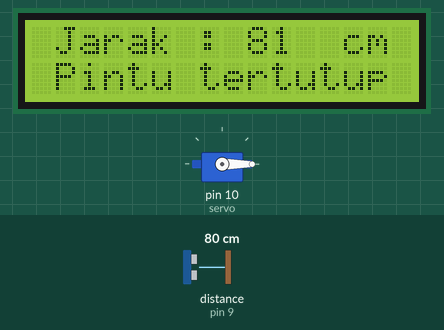
Recording of a sketch running on a simulated Arduino Uno, built with avr-gcc and run on an emulated ATmega328P. Parts: servo, 16×2 character LCD. The inputs (shaded band) are chosen by the test bench; at power-on: distance to the obstacle (sensor on pin 9) 80 cm. The echo pulse lasts 58.3 µs per cm; what the sketch prints to the serial monitor is not drawn.

Above: at 1.2 s.
1.3 s: distance to the obstacle (sensor on pin 9) set to 5 cm
At 2.9 s:
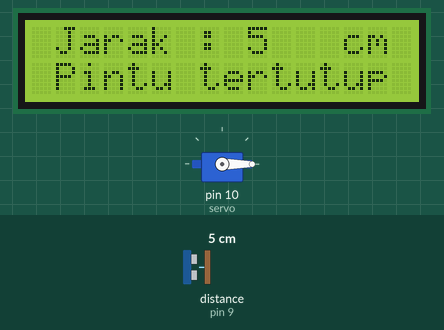
5.4 s: distance to the obstacle (sensor on pin 9) set to 2 cm
At 7.1 s:
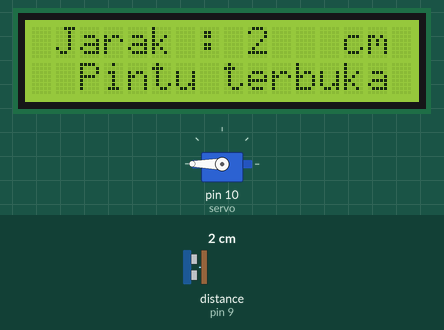
9.5 s: distance to the obstacle (sensor on pin 9) set to 4 cm
At 10.8 s:
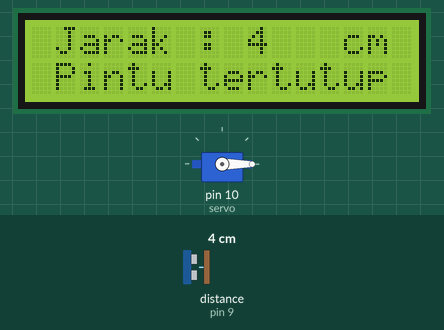
Timing chart, 0 to 12.5 s (numbered marks = the images above; inputs shaded):
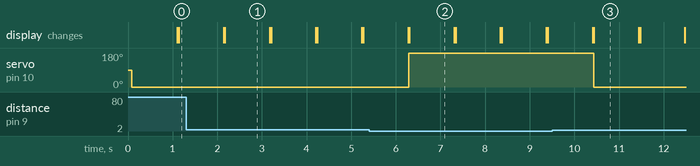

Measured:
- the behaviour switches between 4 and 3 cm on distance to the obstacle (sensor on pin 9) (found by bisection; images 1 and 2)
- after the input at 1.3 s, the display: first differs from a run without the input after 0.87 s (image 1)
- after the input at 5.4 s, servo on pin 10 (servo): 0° → 180° after 0.89 s; the display: first differs from a run without the input after 0.90 s (image 2)
- after the input at 9.5 s, servo on pin 10 (servo): 180° → 0° after 0.93 s; the display: first differs from a run without the input after 0.94 s (image 3)
- what the display in image 1 shows lasts 1.0 s, from 2.2 s to 3.2 s

The sketch:

Servo_Ultrasonik_LCD.ino
```cpp
#include <LiquidCrystal_I2C.h>
LiquidCrystal_I2C lcd(0x27, 16, 2);

#include <Servo.h>
#define servo 10

Servo myServo;

#include <NewPing.h>
#define trig      8
#define echo      9
#define maksimal  200

NewPing jarak(trig, echo, maksimal);

int nilai;

void setup() {
  Serial.begin(9600);
  myServo.attach(servo);

  lcd.init();
  lcd.backlight();
}

void loop() {
  nilai = jarak.ping_cm();
  Serial.println(nilai);

  lcd.setCursor(1, 0);
  lcd.print("Jarak : ");
  lcd.setCursor(9, 0);
  lcd.print(nilai);
  lcd.setCursor(13, 0);
  lcd.print("cm");

  if(nilai < 4){
    myServo.write(180);
    lcd.setCursor(0, 1);
    lcd.print("  Pintu terbuka  ");
  }else{
    myServo.write(0);
    lcd.setCursor(0, 1);
    lcd.print(" Pintu tertutup  ");
  }
  delay(1000);
  lcd.clear();
}
```
